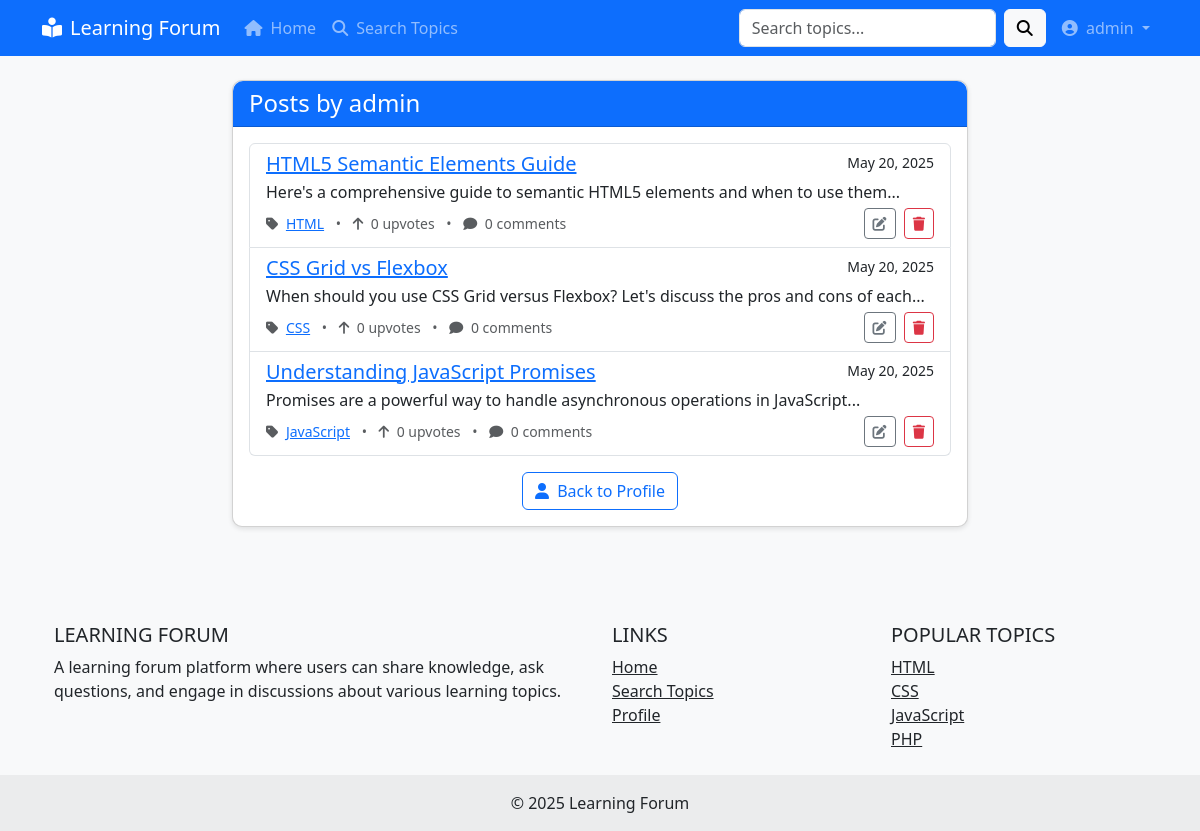
Screenshot of /pages/user_posts.php?id=1 (signed in) with the database file from the repository.
### tables this page shows
CREATE TABLE IF NOT EXISTS users (
    user_id INT AUTO_INCREMENT PRIMARY KEY,
    username VARCHAR(50) NOT NULL UNIQUE,
    email VARCHAR(100) NOT NULL UNIQUE,
    password VARCHAR(255) NOT NULL,
    profile_image VARCHAR(255) DEFAULT 'default.jpg',
    bio TEXT,
    is_moderator BOOLEAN DEFAULT FALSE,
    created_at TIMESTAMP DEFAULT CURRENT_TIMESTAMP,
    updated_at TIMESTAMP DEFAULT CURRENT_TIMESTAMP ON UPDATE CURRENT_TIMESTAMP
);

CREATE TABLE IF NOT EXISTS posts (
    post_id INT AUTO_INCREMENT PRIMARY KEY,
    user_id INT,
    topic_id INT,
    title VARCHAR(255) NOT NULL,
    content TEXT,
    media_url VARCHAR(255),
    media_type ENUM('image', 'video', 'none') DEFAULT 'none',
    upvotes INT DEFAULT 0,
    downvotes INT DEFAULT 0,
    created_at TIMESTAMP DEFAULT CURRENT_TIMESTAMP,
    updated_at TIMESTAMP DEFAULT CURRENT_TIMESTAMP ON UPDATE CURRENT_TIMESTAMP,
    FOREIGN KEY (user_id) REFERENCES users(user_id) ON DELETE SET NULL,
    FOREIGN KEY (topic_id) REFERENCES topic_spaces(topic_id) ON DELETE CASCADE
);

CREATE TABLE IF NOT EXISTS topic_spaces (
    topic_id INT AUTO_INCREMENT PRIMARY KEY,
    topic_name VARCHAR(100) NOT NULL UNIQUE,
    description TEXT,
    created_by INT,
    created_at TIMESTAMP DEFAULT CURRENT_TIMESTAMP,
    updated_at TIMESTAMP DEFAULT CURRENT_TIMESTAMP ON UPDATE CURRENT_TIMESTAMP,
    FOREIGN KEY (created_by) REFERENCES users(user_id) ON DELETE SET NULL
);

### config/database.php (called while the page is built, shortened)
<?php
function getDbConnection() {
    $conn = new mysqli(DB_HOST, DB_USER, DB_PASS, DB_NAME);
    return $conn;
}
function executePreparedStatement($sql, $types, $params) {
    $conn = getDbConnection();
    $stmt = $conn->prepare($sql);
    if (!empty($params)) {
        $stmt->bind_param($types, ...$params);
    }
    $stmt->execute();
    $result = $stmt->get_result();
    return $result;
}

### includes/user.php (called while the page is built, shortened)
<?php
function getUserById($userId) {
    $sql = "SELECT user_id, username, email, profile_image, bio, is_moderator, created_at
            FROM users WHERE user_id = ?";
    $result = executePreparedStatement($sql, "i", [$userId]);
    if ($result->num_rows === 1) {
        return $result->fetch_assoc();
    } else {
        return null;
    }
}

### config/config.php (called while the page is built, shortened)
<?php
function isLoggedIn() {
    return isset($_SESSION['user_id']) && !empty($_SESSION['user_id']);
}
require_once 'database.php';

### pages/user_posts.php (the view, shortened to what this page needs)
<?php
require_once '../config/config.php';
require_once '../includes/user.php';
$userId = (int)$_GET['id'];
$user = getUserById($userId);
$page = isset($_GET['page']) && is_numeric($_GET['page']) ? (int)$_GET['page'] : 1;
$perPage = 10;
$offset = ($page - 1) * $perPage;
$userPosts = [];
$sql = "SELECT p.*, t.topic_name,
        (SELECT COUNT(*) FROM comments WHERE post_id = p.post_id) as comments_count
        FROM posts p
        JOIN topic_spaces t ON p.topic_id = t.topic_id
        WHERE p.user_id = ?
        ORDER BY p.created_at DESC
        LIMIT ? OFFSET ?";
$result = executePreparedStatement($sql, "iii", [$userId, $perPage, $offset]);
while ($row = $result->fetch_assoc()) {
    $userPosts[] = $row;
}
include '../includes/header.php';
?>
<div class="row">
    <div class="col-lg-8 mx-auto">
        <div class="card mb-4">
            <div class="card-header bg-primary text-white">
                <h4 class="mb-0">Posts by <?php echo $user['username']; ?></h4>
            </div>
            <div class="card-body">
                <?php if (empty($userPosts)): ?>
                    <div class="alert alert-info">
                        <p class="mb-0">No posts found.</p>
                    </div>
                <?php else: ?>
                    <div class="list-group">
                        <?php foreach ($userPosts as $post): ?>
                            <div class="list-group-item">
                                <div class="d-flex w-100 justify-content-between">
                                    <h5 class="mb-1">
                                        <a href="<?php echo SITE_URL; ?>/pages/post.php?id=<?php echo $post['post_id']; ?>"><?php echo $post['title']; ?></a>
                                    </h5>
                                    <small><?php echo date('M d, Y', strtotime($post['created_at'])); ?></small>
                                </div>
                                <p class="mb-1">
                                    <?php
                                    echo nl2br(substr($post['content'], 0, 150));
                                    ?>
                                </p>
                                <div class="d-flex justify-content-between align-items-center">
                                    <small class="text-muted">
                                        <i class="fas fa-tag me-1"></i>
                                        <a href="<?php echo SITE_URL; ?>/pages/topic.php?id=<?php echo $post['topic_id']; ?>"><?php echo $post['topic_name']; ?></a>
                                        <span class="mx-2">•</span>
                                        <i class="fas fa-arrow-up me-1"></i> <?php echo $post['upvotes']; ?> upvotes
                                        <span class="mx-2">•</span>
                                        <i class="fas fa-comment me-1"></i> <?php echo $post['comments_count']; ?> comments
                                    </small>
                                    <?php if (isLoggedIn() && ($post['user_id'] == $_SESSION['user_id'] || isModerator())): ?>
                                        <div>
                                            <a href="<?php echo SITE_URL; ?>/pages/edit_post.php?id=<?php echo $post['post_id']; ?>" class="btn btn-sm btn-outline-secondary">
                                                <i class="fas fa-edit"></i>
                                            </a>
                                            <a href="<?php echo SITE_URL; ?>/pages/delete_post.php?id=<?php echo $post['post_id']; ?>"
                                               class="btn btn-sm btn-outline-danger ms-1"
                                               onclick="return confirm('Are you sure you want to delete this post?');">
                                                <i class="fas fa-trash"></i>
                                            </a>
                                        </div>
                                    <?php endif; ?>
                                </div>
                            </div>
                        <?php endforeach; ?>
                    </div>
                <?php endif; ?>
                <div class="text-center mt-3">
                    <a href="<?php echo SITE_URL; ?>/pages/profile.php?id=<?php echo $userId; ?>" class="btn btn-outline-primary">
                        <i class="fas fa-user me-1"></i> Back to Profile
                    </a>
                </div>
            </div>
        </div>
    </div>
</div>
<?php
include '../includes/footer.php';
?>

### assets/css/style.css (style rules this page uses)
body { background-color: #f8f9fa; min-height: 100vh; display: flex; flex-direction: column; }
.card { border-radius: 10px; box-shadow: 0 2px 5px rgba(0, 0, 0, 0.1); margin-bottom: 20px; transition: transform 0.3s ease; }
.card-header { border-top-left-radius: 10px !important; border-top-right-radius: 10px !important; }

### rows the page displays
users: username "admin"
posts: title "HTML5 Semantic Elements Guide", created_at "May 20, 2025", content "Here's a comprehensive guide to semantic HTML5 elements and when to use them...", topic.topic_name "HTML", upvotes "0", comments_count "0"
posts: title "CSS Grid vs Flexbox", created_at "May 20, 2025", content "When should you use CSS Grid versus Flexbox? Let's discuss the pros and cons of each...", topic.topic_name "CSS", upvotes "0", comments_count "0"
posts: title "Understanding JavaScript Promises", created_at "May 20, 2025", content "Promises are a powerful way to handle asynchronous operations in JavaScript...", topic.topic_name "JavaScript", upvotes "0", comments_count "0"

### other values shown
SITE_NAME "Learning Forum"
$_SESSION['username'] "admin"
SITE_NAME "LEARNING FORUM"
